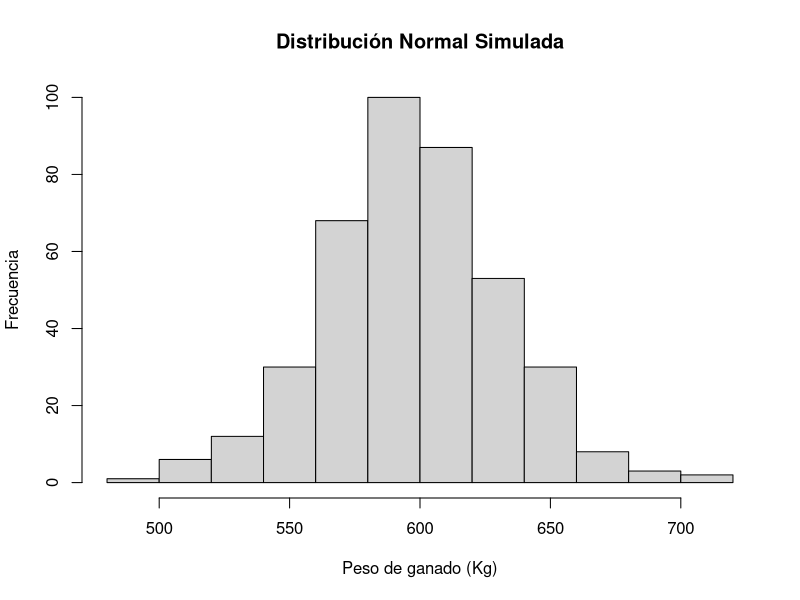
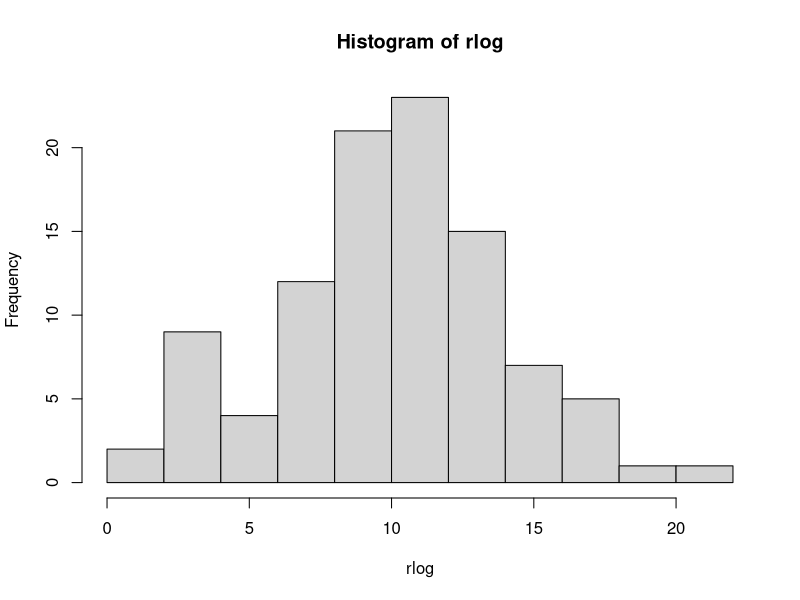
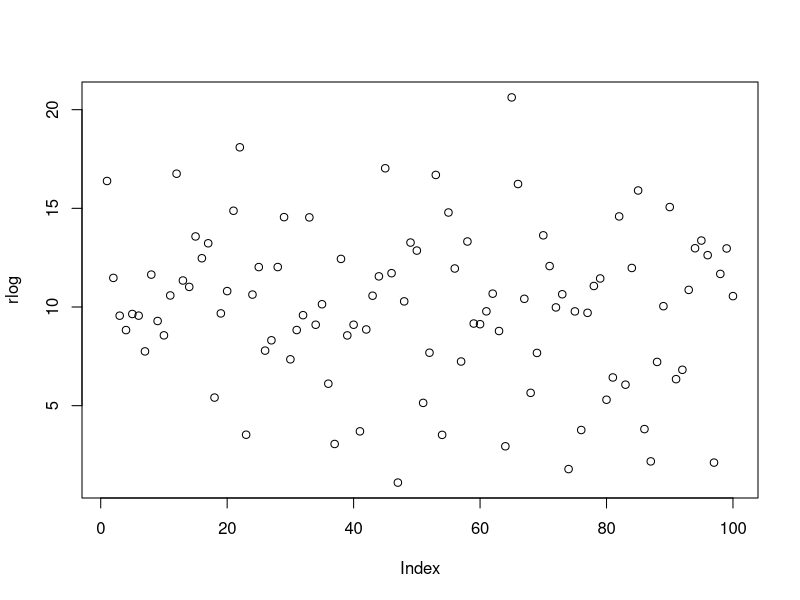
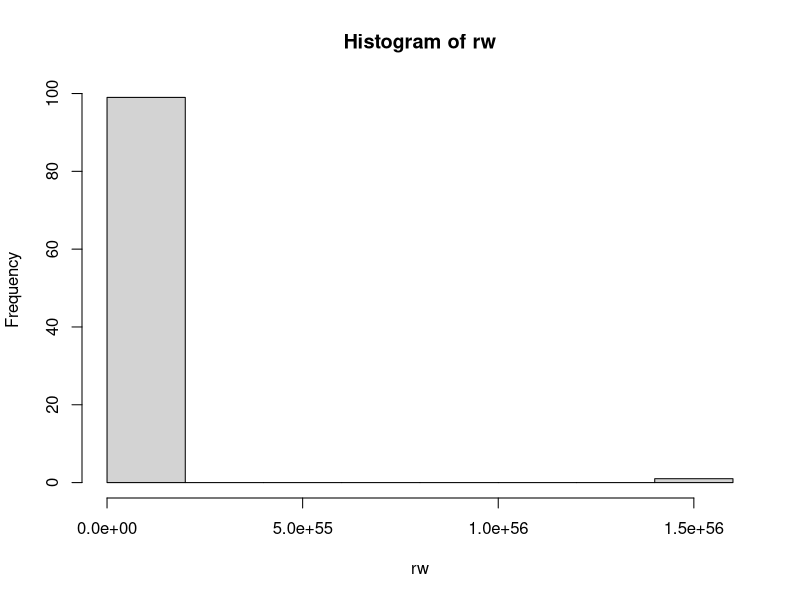
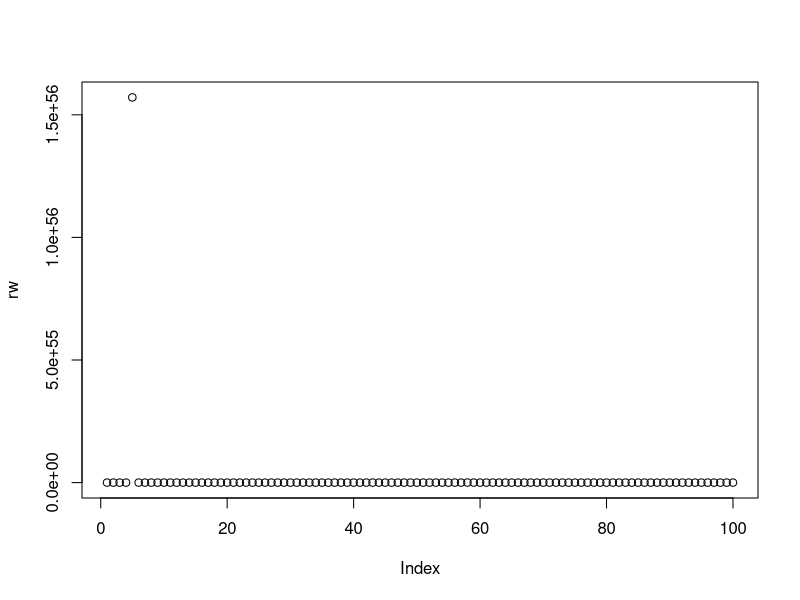
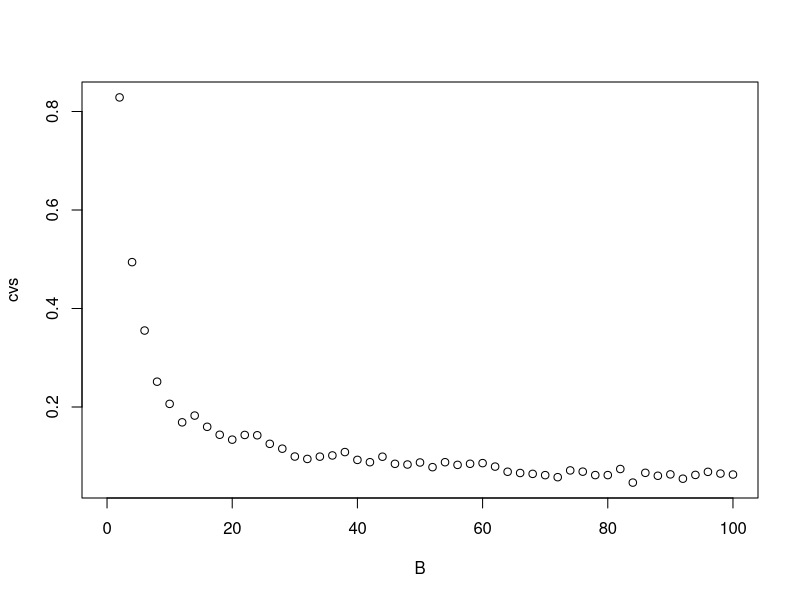
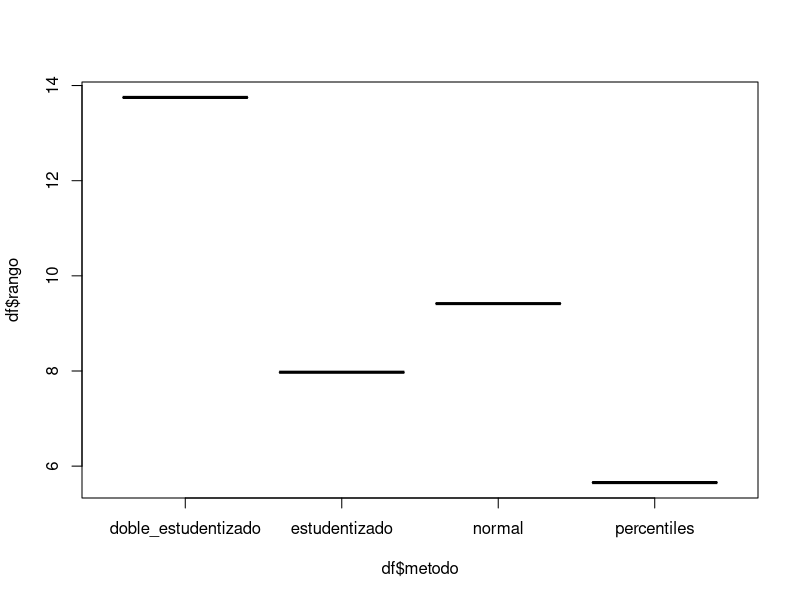

Write the R code that produced these figures, in order.
## ---- chunk 1
knitr::opts_chunk$set(echo = TRUE)
## ---- chunk 2
mu = 600
sigma = 35
n = 400

# Primera forma para simular la distribucion normal 
dist_normal_1 <- function(n1, mu1, sigma1) {
  x = rep(0,n1)
  for(i in 1:n1) {
    u1 = runif(12, min=0,max=1)
    x[i] = sum(u1)-6
  }
  y = mu1 + sigma1*x
  return(y)
}
  
dnormal_1 = dist_normal_1(n, mu, sigma)
#dnormal_1
#hist(dnormal_1 , xlab="Peso de ganado (Kg)", ylab ="Frecuencia",
#     main="Distribución Normal Simulada")
## ---- chunk 3

# Segunda forma para simular la distribucion normal 
dist_normal_2 <- function(n1, mu1, sigma1) {
  x = rep(0,n1)
  y = rep(0,n1)
  for(i in 1:n1){
    u1 = runif(1, min=0,max=1)
    u2 = runif(1, min=0,max=1)
    r = sqrt(-2*log(u1))
    theta = 2*pi*u2
    x[i] = r*cos(theta)
    y[i] = r*sin(theta)
    X = mu1 + sigma1*x
    Y = mu1 + sigma1*y
  }
  
  return(data.frame(X,Y))
  
}
  
dnormal_2 = dist_normal_2(n, mu, sigma)
hist(dnormal_2$X , xlab="Peso de ganado (Kg)", ylab ="Frecuencia",
     main="Distribución Normal Simulada")
## ---- chunk 4
# Donde n es la cantidad de datos a simular
# y theta es la probabilidad de exito
bernoulli <- function(n,theta) {
  uniformes=runif(n, min=0, max=1) # Mantenemos una linea constante 
#  print(uniformes)
  resultados=rep(0,n)
  for (i in 1:n) 
    if (uniformes[i]>=1-theta) 
      resultados[i]=1
    else 
      resultados[i]=0 
  return(resultados) 
}

# Salida:  1 -> sufrio accidente , 0 -> no sufrio accidente
bernoulli(1,0.06)
## ---- chunk 5
# Funcion para generar numeros pseudoaleatorios 
# de una distribucion Binomial con parametros 
# r (nro. de repeticiones) y theta (segunda forma)
binomial <-function(n,r,theta) {
  x <- rep(0,n)
  
  for (i in 1:r)
    x[i]<-sum(bernoulli(n,theta))
  
  #print(x)
  prob = table(x)/r
  return(prob)
}

n = 1   # tamanho de la muestra
r = 50  # nro. de envios
p = 0.06 # probabilidad que los regalos no llegen a su destino

# Salida
#  x[0] : Numero de envios que llegan a su destino 
#  x[1] : Numero de envios que NO llegan a su destino

set.seed(100)
r*binomial(n, r, p)
## ---- chunk 6
#Funcion para generar numeros pseudoaleatorios de una distribucion geometrica con parametro theta
geometrica <- function(n,theta) {
  x=rep(0,n)
  for (i in 1:n) {
    U=runif(1)
    x[i]=floor(log(U)/log(1-theta))
  }
  print(x)
}

geometrica(12,0.4)
## ---- chunk 7
n = 100
rlog = rlogis(n,10,2)
hist(rlog)
plot(rlog)

## ---- chunk 8
n = 100
rw = rweibull(n, 0.01, 2)
hist(rw)
plot(rw)
## ---- chunk 9
# Calculo de estimados de ap2
ap2 <- function(datos) {
 
  media = mean(datos)
  mediana = median(datos) 
  desviacion = sd(datos)
  estimador = 3*(3*media - 2*mediana)/(4*desviacion) 
  return(estimador)

}

# Estimador bootstrap para RB
calc_bootstrap <- function(datos,B) {

  n = length(datos)
  estimac=rep(0,B)
  
  for (i in 1:B){
    muestra = sample(datos,n,T)
    estimac[i] = ap2(muestra)
  }
  
  estboot=mean(estimac)
  eeboot=sd(estimac)

  return(list(estimador=estboot,eestandar=eeboot, vector=estimac))

}

# Repeticiones de muestras boostrap
nro_muestras_bootstrap <- function(datos,B,r){
  
  ee=rep(0,r)
  
  for (i in 1:r)
    ee[i] = calc_bootstrap(datos,B)$eestandar

  cv=sd(ee)/abs(mean(ee))  # Coeficiente de variabilidad

  return(cv)
}
## ---- chunk 10

set.seed(666)

datos = c(12.150, 12.000, 10.875, 11.400, 12.525, 12.000, 10.050, 10.650, 11.700, 11.550, 10.800,  9.600,  9.450, 11.850, 10.950, 11.400, 12.150, 12.600, 12.525, 11.850, 10.800, 12.000, 13.80, 13.125, 12.075, 12.00, 13.725, 12.600, 12.300, 11.700, 12.450, 12.300, 11.700, 11.700, 12.750, 13.50, 13.050, 12.30,  2.90)

#B = 10                    # Numero de muestras bootstrap
B = seq(0,100,2)
nro_rep = 100

cvs = rep(0,length(B)) 

for ( i in 1:length(B))
  cvs[i] = nro_muestras_bootstrap(datos,B[i],r)

cvs
## ---- chunk 11
plot(B,cvs)
## ---- chunk 12

calc_ic_met_estandar <-function(datos, B,alpha ) {
  bstrap = calc_bootstrap(datos,B)
  
  media = bstrap$estimador
  desvStd = bstrap$eestandar
  
  lis = media - qnorm(1-alpha/2)*desvStd
  lss = media + qnorm(1-alpha/2)*desvStd
  rango = lss - lis
  
  return(data.frame("metodo"="normal", lis, lss, rango))
}

#set.seed(666)
#B = 20              # definido en la parte a) de la pregunta.
#alpha = 0.05
#calc_ic_met_estandar(datos,B, alpha)
## ---- chunk 13

calc_ic_met_percentiles <-function(datos,B,alpha ) {

  bstrap = calc_bootstrap(datos,B)
  
  ap2vector =  bstrap$vector
  
  lis = quantile(ap2vector,alpha/2)
  lss = quantile(ap2vector,1-alpha/2)

  rango = lss - lis
  
  return(data.frame("metodo"="percentiles", lis, lss, rango))
}
  

#set.seed(666)
#
#B = 20              # definido en la parte a) de la pregunta.
#alpha = 0.05
#calc_ic_met_percentiles(datos,B,alpha)


## ---- chunk 14

calc_ic_met_estudentizado <-function(datos, B, alpha ) {

  bstrap = calc_bootstrap(datos,B)
  
  ap2Std    = bstrap$eestandar
  ap2vector = bstrap$vector
  ap2       = ap2(ap2vector)
    
  testud=rep(0,B)  # Inicializa el estudentizado
  
  testud = (ap2vector-ap2)/ap2Std
      
  lis = ap2 - quantile(testud,alpha/2)*ap2Std 
  lss = ap2 + quantile(testud,1-alpha/2)*ap2Std 
  
  rango = lss - lis
  
  return(data.frame("metodo"="estudentizado", lis, lss, rango))
}

#set.seed(666)
#alpha = 0.05        #
#B = 20              # definido en la parte a) de la pregunta.
# calc_ic_met_estudentizado(datos, B,alpha)

## ---- chunk 15
# Calcular IC usando el metodo de doble estudentizado
calc_ic_met_doble_estudentizado <- function(datos,B1,B2,alpha) {

  n = length(datos)
  errorB1   = rep(0,B1)
  estimacB1 = rep(0,B1)
  
  for (i in 1:B1){
    muestraB1 = sample(datos,n,T)
    estimacB1[i] = ap2(muestraB1)
  
    estimacB2 = rep(0,B2)
    for (k in 1:B2) {
      muestraB2 = sample(muestraB1,n,T) 
      estimacB2[k] = ap2(muestraB2)
    }
    
    errorB1[i] = sd(estimacB2)
  }

  testud = rep(0,B1)   # t estudentizado , se hace para cada unos de la p muestras boostrap
  estimacBASE = ap2(datos)
  
  testud = (estimacB1-estimacBASE)/errorB1
  
  ap2Std = sd(estimacB1)

  lis = estimacBASE + quantile(testud,alpha/2)*ap2Std  
  lss = estimacBASE + quantile(testud,1-alpha/2)*ap2Std 
  
  rango = lss - lis
  
  return(data.frame("metodo"="doble_estudentizado", lis, lss, rango))
}

#set.seed(666)
#
#alpha = 0.05        
#B1 = 20             # definido en la parte a) de la pregunta.
#B2 = 30             # definido en la parte a) de la pregunta.
#
#calc_ic_met_doble_estudentizado(datos,B1,B2,alpha)


## ---- chunk 16

set.seed(1000)

alpha = 0.05
B = 20              # definido en la parte a) de la pregunta.
B1 = 20             # definido en la parte a) de la pregunta.
B2 = 30             # 

df = rbind(calc_ic_met_estandar(datos,B,alpha), 
calc_ic_met_percentiles(datos,B,alpha),
calc_ic_met_estudentizado(datos,B,alpha),
calc_ic_met_doble_estudentizado(datos,B1,B2,alpha))

df
## ---- chunk 17
boxplot(df$rango ~ df$metodo)
